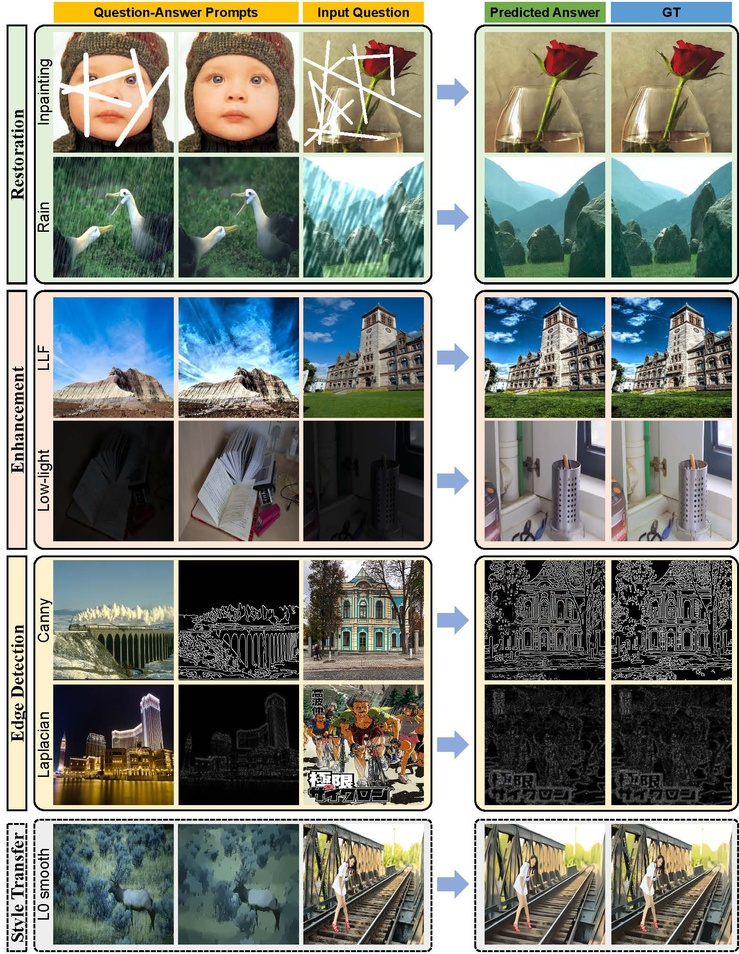
#> input picture teaser.jpg, 739 x 954 px, shrunk from 1569 x 2025 before the run
$ python -i image_operators.py   (imports and definitions only)   (older library calls are emulated)
#> lines starting #> are read from the running program, lines starting #| are printed output that depends on the picture
### dataset/L0_smooth.py
"""
File: L0_Smoothing.py
Author: Nrupatunga
Email: nrupatunga.s@byjus.com
Github: https://github.com/nrupatunga
Description: Implementation of the following paper
Paper details
Title:'Image Smoothing via L0 Gradient Minimization'
Link: http://www.cse.cuhk.edu.hk/~leojia/papers/L0smooth_Siggraph_Asia2011.pdf
"""
from typing import Optional

import cv2
import numpy as np
from scipy.fftpack import fft2, ifft2

from dataset.psf2otf import psf2otf


class L0Smoothing:

    """Docstring for L0Smoothing. """

    def __init__(self, param_lambda: Optional[float] = 2e-2,
                 param_kappa: Optional[float] = 2.0):
        """Initialization of parameters """
#> further down, picture is the input picture: shape (954, 739, 3); mean B, G, R 122.9, 131.5, 126.8
        self._lambda = param_lambda
        self._kappa = param_kappa
        self._beta_max = 1e5

    # [73 lines left out: function run, not called in this run]


# [14 lines that do not run on import are left out]


### dataset/image_operators.py
import cv2
import numpy as np
from dataset.L0_smooth import L0Smoothing

L0Smoothing_class = L0Smoothing(param_lambda=0.02)


def Laplacian_edge_detector(img):
    # input: [0, 1]
    # return: [0, 1] (H, W, 3)
    img = np.clip(img*255, 0, 255).astype(np.uint8) # (H, W, 3)
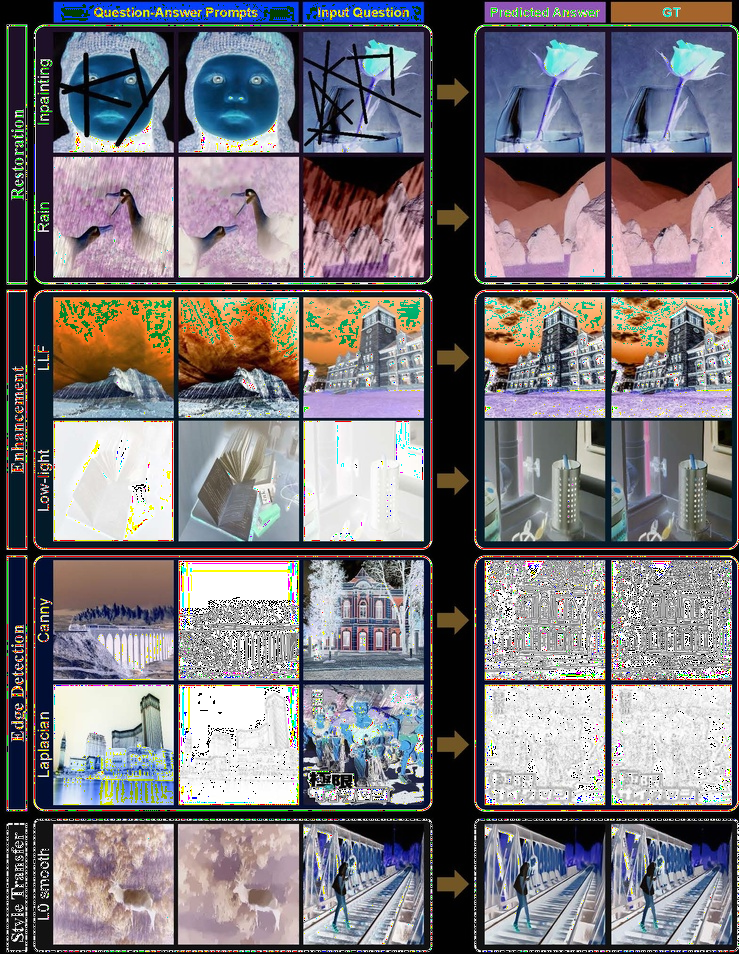
#> img: shape (954, 739, 3); mean of channels 0, 1, 2 125, 120, 123.9; drawn as B, G, R
    img = cv2.GaussianBlur(img, (3, 3), 0)
    img = cv2.cvtColor(img, cv2.COLOR_BGR2GRAY)
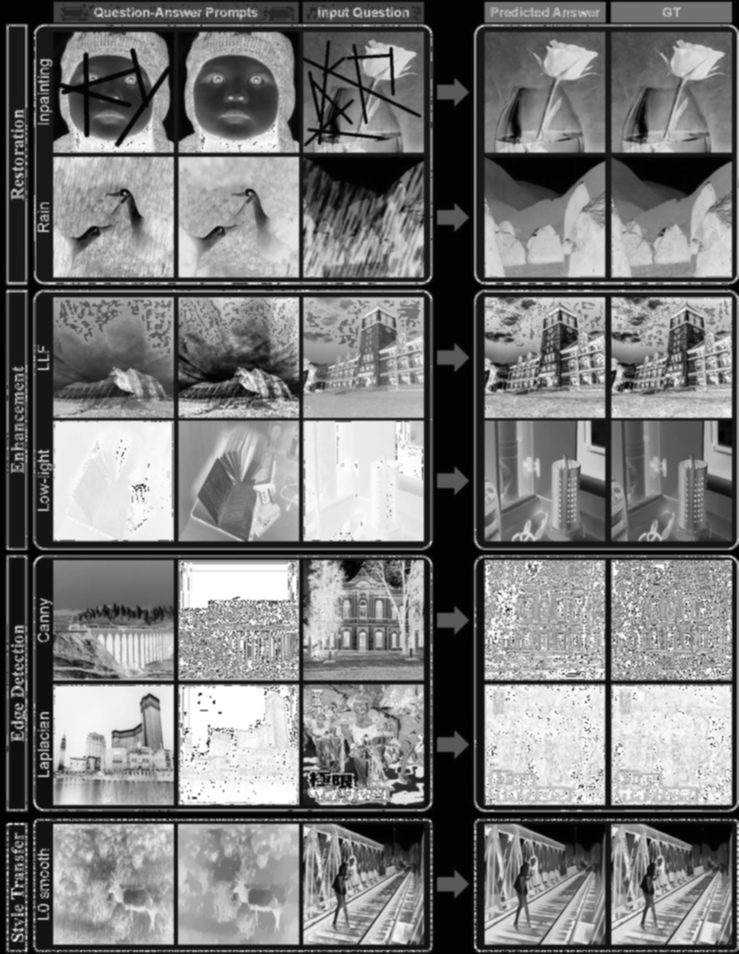
#> img: shape (954, 739); min 1, max 255, mean 121.8
    img = cv2.Laplacian(img, cv2.CV_16S) # (H, W)
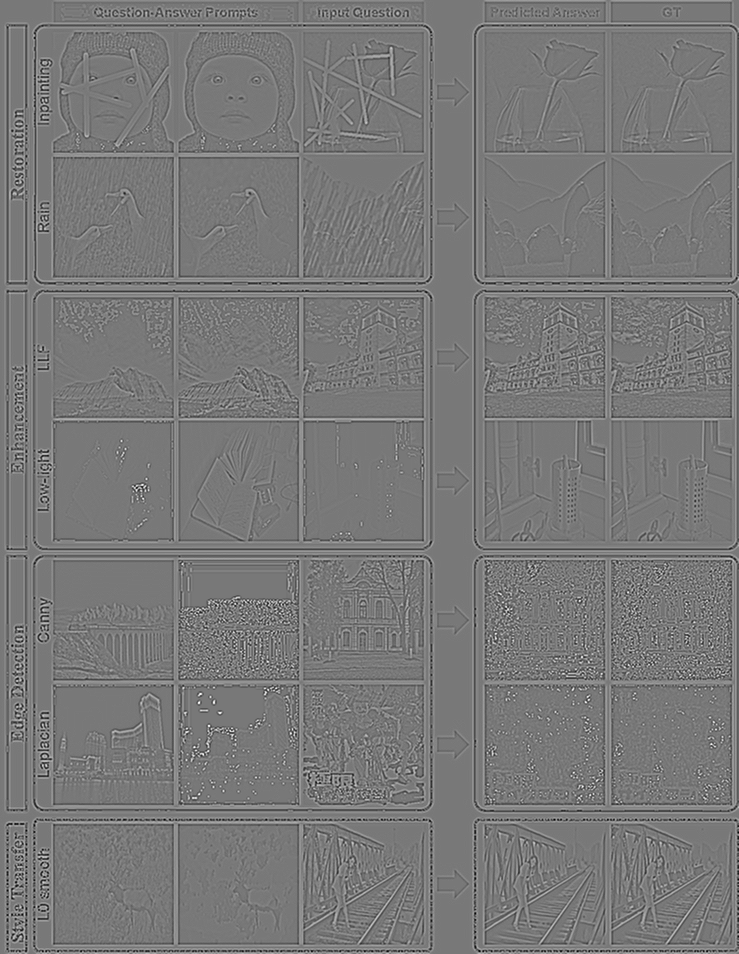
#> img: shape (954, 739) int16; min -200, max 222, mean 0; drawn with min black and max white
    img = cv2.convertScaleAbs(img)
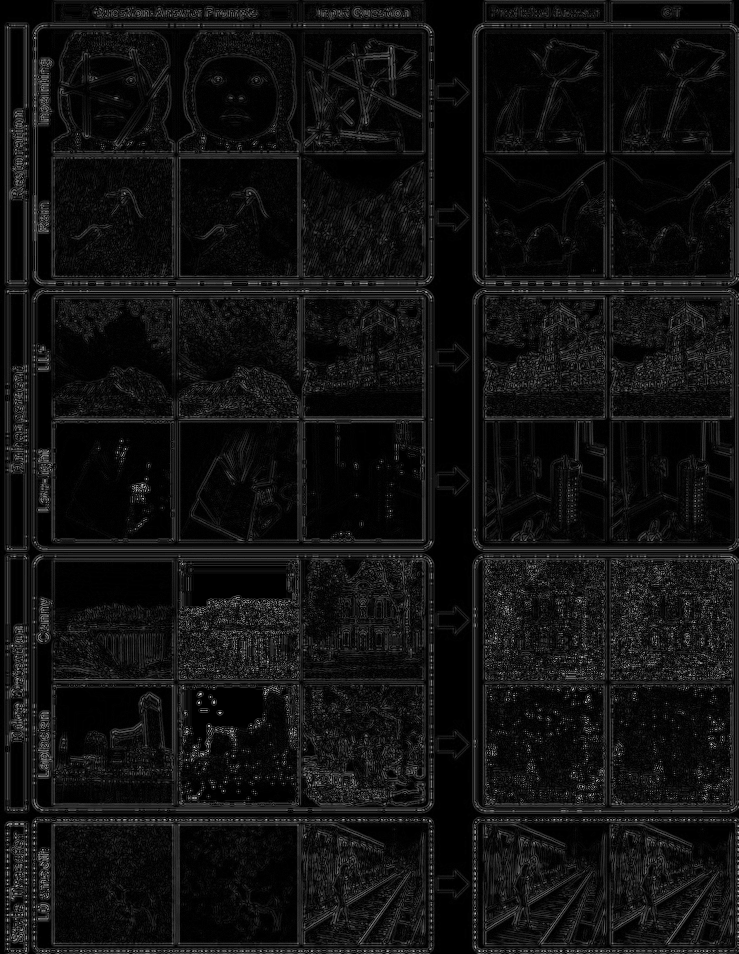
#> img: shape (954, 739); min 0, max 222, mean 16.8
    img = img.astype(np.float32) / 255.
    img = np.expand_dims(img, 2).repeat(3, axis=2) # (H, W, 3)
#> img: shape (954, 739, 3) float32
    return img

def Canny_edge_detector(img):
    # input: [0, 1]
    # return: [0, 1] (H, W, 3)
    img = np.clip(img*255, 0, 255).astype(np.uint8) # (H, W, 3)
    img = cv2.GaussianBlur(img, (3, 3), 0)
    img = cv2.cvtColor(img, cv2.COLOR_BGR2GRAY)
    img = cv2.Canny(img, 50, 200) # (H, W)
    img = cv2.convertScaleAbs(img)
    img = img.astype(np.float32) / 255.
    img = np.expand_dims(img, 2).repeat(3, axis=2) # (H, W, 3)
    return img

def L0_smooth(img):
    img = L0Smoothing_class.run(img)
    return img

>>> import cv2
>>> picture = cv2.imread('../teaser.jpg')
>>> result = Laplacian_edge_detector(picture)
